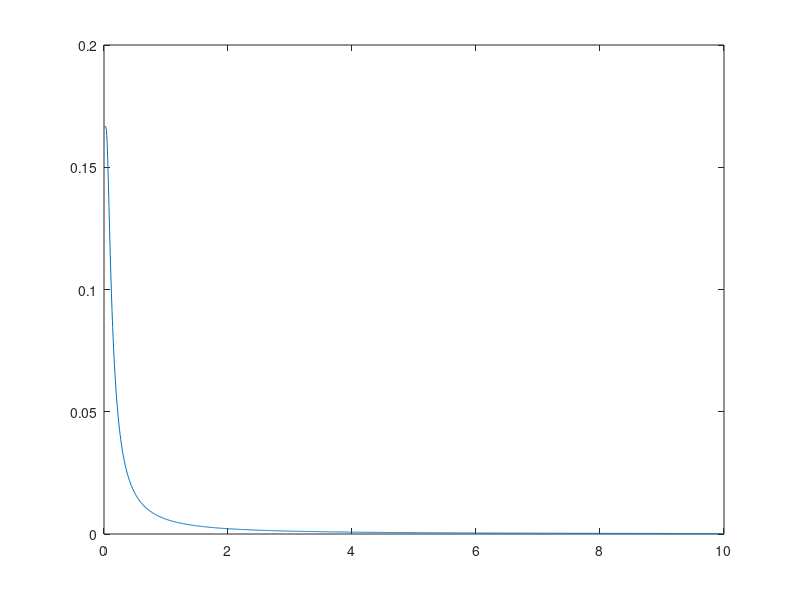

Here is the MATLAB script that generated this plot:
%% Orginalekvation
clc, clear variables

format long
f1 = @(x) (1-exp( -(x./3).^3 ))./(3*x.^3)

x = 0.1:0.00001:10;
plot(x, f1(x))
int1 = quad(f1, 0.001, 10000000)

%% Efter substitution
x = 0:0.01:10;
f2 = @(t) (1-exp(-(1./(3*sqrt(t))).^3))./6

int2 = quad(f2, 0, 1000000)

x = 0:0.01:10;
plot(x, f2(x))

err = abs(int1-int2)

% när t = 0 --> f2 = (1 - e^(-oändl))/6 = 1/6
f0 = f2(0)